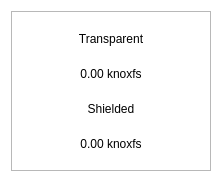
<?xml version="1.0" encoding="UTF-8"?>
<ui version="4.0">
 <class>BalanceBubble</class>
 <widget class="QWidget" name="BalanceBubble">
  <property name="geometry">
   <rect>
    <x>0</x>
    <y>0</y>
    <width>218</width>
    <height>178</height>
   </rect>
  </property>
  <property name="minimumSize">
   <size>
    <width>218</width>
    <height>178</height>
   </size>
  </property>
  <property name="maximumSize">
   <size>
    <width>250</width>
    <height>178</height>
   </size>
  </property>
  <property name="windowTitle">
   <string>Form</string>
  </property>
  <property name="styleSheet">
   <string notr="true">#BalanceBubble{
background-color:transparent
}</string>
  </property>
  <layout class="QVBoxLayout" name="verticalLayout_2">
   <property name="spacing">
    <number>0</number>
   </property>
   <item>
    <widget class="QFrame" name="frame">
     <property name="minimumSize">
      <size>
       <width>200</width>
       <height>160</height>
      </size>
     </property>
     <property name="maximumSize">
      <size>
       <width>250</width>
       <height>160</height>
      </size>
     </property>
     <property name="styleSheet">
      <string notr="true"/>
     </property>
     <property name="frameShape">
      <enum>QFrame::StyledPanel</enum>
     </property>
     <property name="frameShadow">
      <enum>QFrame::Raised</enum>
     </property>
     <property name="lineWidth">
      <number>10</number>
     </property>
     <layout class="QVBoxLayout" name="verticalLayout">
      <property name="spacing">
       <number>0</number>
      </property>
      <item>
       <layout class="QHBoxLayout" name="horizontalLayout">
        <item>
         <widget class="QLabel" name="lblFirst">
          <property name="styleSheet">
           <string notr="true"/>
          </property>
          <property name="text">
           <string>Transparent</string>
          </property>
          <property name="alignment">
           <set>Qt::AlignCenter</set>
          </property>
         </widget>
        </item>
       </layout>
      </item>
      <item>
       <widget class="QLabel" name="textTransparent">
        <property name="styleSheet">
         <string notr="true"/>
        </property>
        <property name="text">
         <string>0.00 knoxfs</string>
        </property>
        <property name="alignment">
         <set>Qt::AlignCenter</set>
        </property>
       </widget>
      </item>
      <item>
       <widget class="QLabel" name="lblSecond">
        <property name="styleSheet">
         <string notr="true"/>
        </property>
        <property name="text">
         <string>Shielded</string>
        </property>
        <property name="alignment">
         <set>Qt::AlignCenter</set>
        </property>
       </widget>
      </item>
      <item>
       <widget class="QLabel" name="textShielded">
        <property name="styleSheet">
         <string notr="true"/>
        </property>
        <property name="text">
         <string>0.00 knoxfs</string>
        </property>
        <property name="alignment">
         <set>Qt::AlignCenter</set>
        </property>
       </widget>
      </item>
     </layout>
    </widget>
   </item>
  </layout>
 </widget>
 <resources/>
 <connections/>
</ui>
